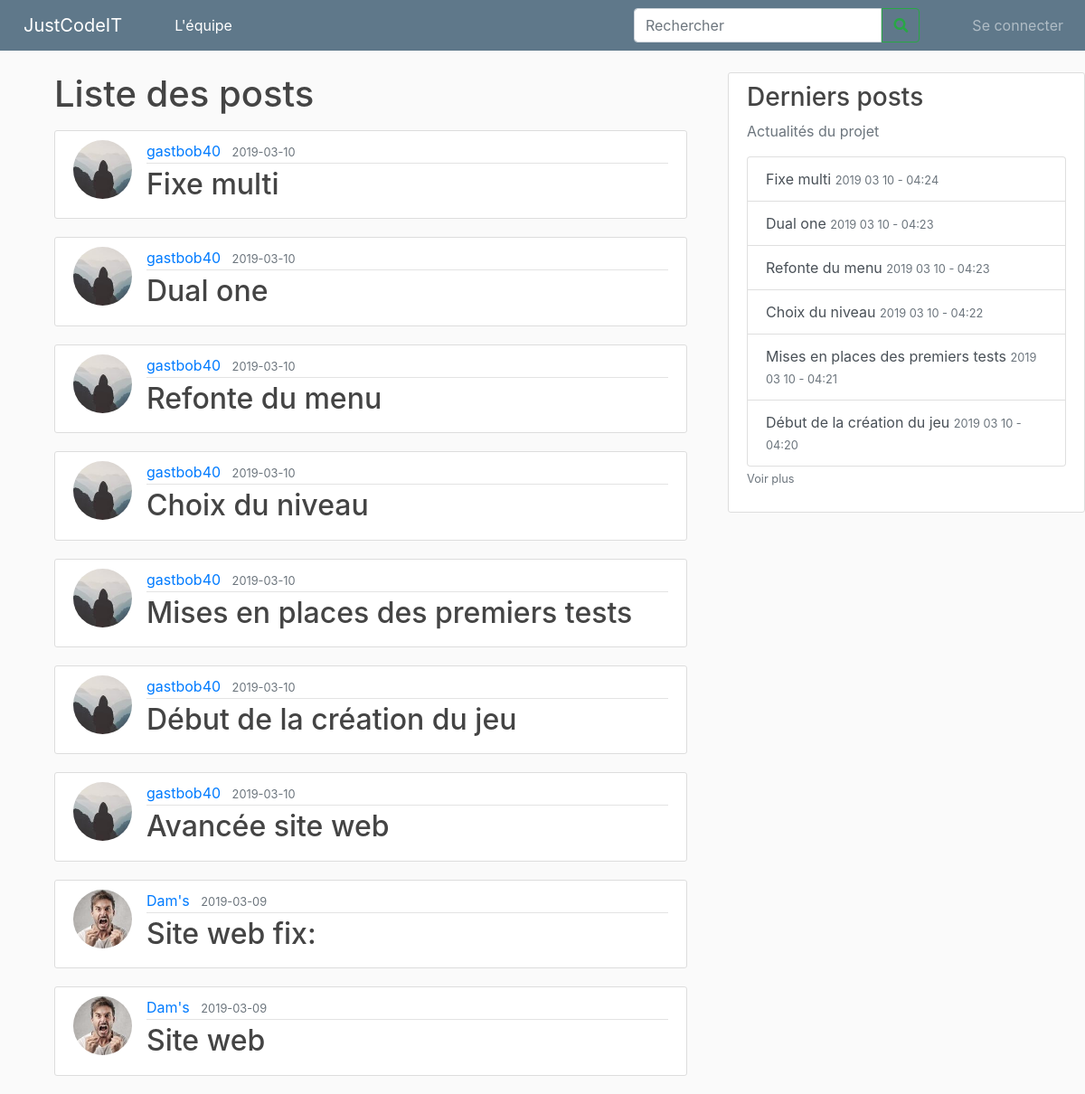
Page /posts on the earlier database version.
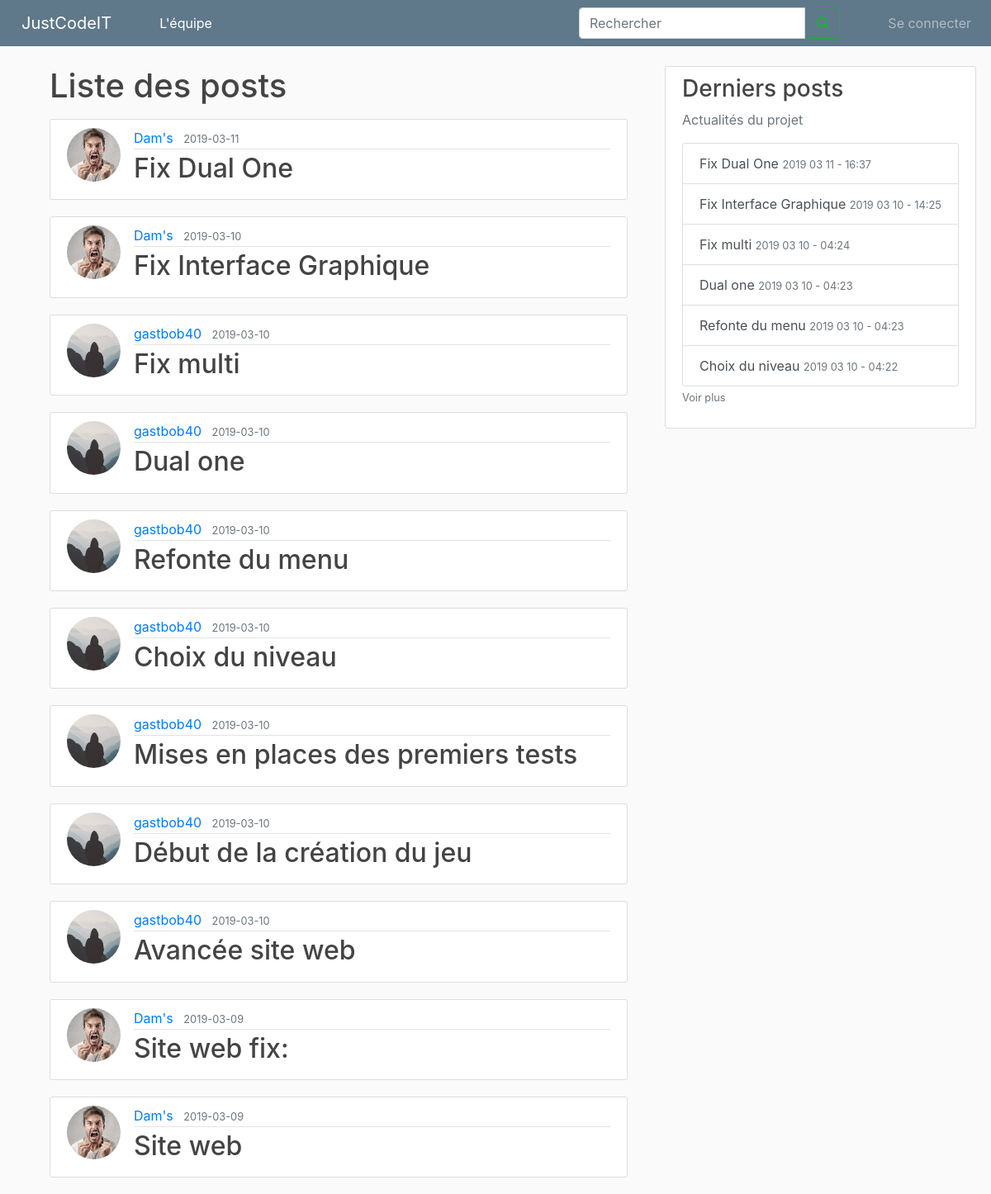
Same page on the later database version.
### site_jci/models.py (models this page shows, shortened)
class Post(db.Model):
    id = db.Column(db.Integer, primary_key=True)
    title = db.Column(db.String(100), nullable=False)
    date_posted = db.Column(db.DateTime, nullable=False, default=datetime.utcnow)
    content = db.Column(db.Text, nullable=False)
    user_id = db.Column(db.Integer, db.ForeignKey('user.id'), nullable=False)

class User(db.Model, UserMixin):
    id = db.Column(db.Integer, primary_key=True)
    username = db.Column(db.String(20), unique=True, nullable=False)
    password = db.Column(db.String(60), nullable=False)
    image_file = db.Column(db.String(20), nullable=False, default='default.jpg')
    permission = db.Column(db.String(40), nullable=False)
    posts = db.relationship('Post', backref='author', lazy=True)

### site_jci/routes.py (the view)
@app.route("/posts")
def list_posts():
    posts = db.session.query(Post).all()
    return render_template("posts.html", posts=posts)

### site_jci/routes.py (called while the page is built)
@app.context_processor
def context_processor():
    posts = db.session.query(Post).all()
    if current_user.is_authenticated:
        image_file = url_for('static', filename='profile_pics/' + current_user.image_file)
        return dict(posts=posts, image_file_user=image_file)
    return dict(posts=posts)

### site_jci/templates/posts.html
{% extends "layout.html" %}
{% block content %}
<main role="main" class="container">
    <h1 class="mb-3">Liste des posts</h1>
    {% for post in posts|sort(attribute='date_posted', reverse = True) %}
    <article class="media content-section">
        <img class="rounded-circle article-img" src="{{ url_for('static', filename='profile_pics/' + post.author.image_file) }}">
        <div class="media-body">
            <div class="article-metadata">
                <a class="mr-2" href="{{ url_for('user_posts', username=post.author.username) }}">{{
                    post.author.username }}</a>
                <small class="text-muted">{{ post.date_posted.strftime('%Y-%m-%d') }}</small>
            </div>
            <h2><a class="article-title" href="{{ url_for('post', post_id=post.id) }}">{{ post.title }}</a></h2>
        </div>
    </article>
    {% endfor %}
</main>
{% endblock content %}

### site_jci/templates/layout.html (shortened to what this page needs)
<!DOCTYPE html>
<html lang="en">
<head>
    <link rel="stylesheet" href="https://stackpath.bootstrapcdn.com/bootstrap/4.1.3/css/bootstrap.min.css"
>
    <link rel="stylesheet" type="text/css" href="{{ url_for('static', filename='main.css') }}">
    <link rel="stylesheet" href="https://cdnjs.cloudflare.com/ajax/libs/font-awesome/4.7.0/css/font-awesome.min.css">
    <link rel="stylesheet" href="https://use.fontawesome.com/releases/v5.7.2/css/all.css"
>
</head>
<body>
    <nav class="navbar navbar-expand-md navbar-dark bg-steel fixed-top">
        <a class="navbar-brand" style="margin:0 50px 0 10px" href="{{ url_for('homePage') }}">JustCodeIT</a>
        <div class="navbar-collapse collapse" id="navbarsExample04" style="">
            <ul class="navbar-nav mr-auto">
                <li class="nav-item active rm-lt">
                    <a class="nav-link" href="{{ url_for('membersPage') }}">L'équipe</a>
                </li>
            </ul>
            <form class="form-inline my-2 my-md-0">
                <div class="" style="">
                    <input class="form-control " type="search" placeholder="Rechercher" aria-label="Search4"
                        style=" border-top-right-radius:0;border-bottom-right-radius:0">
                    <button class="btn btn-outline-success rm-lt" type="" style="margin-left:
                            -4px;border-bottom-left-radius: 0%;border-top-left-radius:0 "><i
                            class="fa fa-search"></i></button>
                </div>
                <div class="navbar-nav rm-lt">
                        {% if current_user.is_authenticated %}
                        <div class="dropdown-menu" aria-labelledby="navbarDropdown">
                            <a class="dropdown-item" href="{{ url_for('account') }}">Profil</a>
                            <a class="dropdown-item"
                                href="{{ url_for('user_posts', username=current_user.username) }}">Mes
                                postes</a>
                            {% if current_user.permission == "administrator" %}
                            <div class="dropdown-divider"></div>
                            <a class="dropdown-item" href="{{ url_for('register') }}">Enregister un compte</a>
                            <a class="dropdown-item" href="{{ url_for('manageAccount') }}">Gérer les comptes</a>
                            {% endif %}
                            <div class="dropdown-divider"></div>
                            <a class="dropdown-item" href="{{ url_for('logout') }}">Se déconnecter</a>
                        </div>
                    </li>
                    {% else %}
                    <a class="nav-item nav-link" style="margin-left:50px;" href="{{ url_for('login') }}">Se
                        connecter</a>
                    {% endif %}
                </div>
            </form>
        </div>
    </nav>
    <main role="main" class="container ">
        <div class="row">
            <div class="col-md-8">
                {% block content %}{% endblock %}
            </div>
            <div class="col-md-4">
                <div class="content-section info-list">
                    <h3>Derniers posts</h3>
                    <p class='text-muted'>Actualités du projet
                        <div class="list-group">
                            {% for post in posts|sort(attribute='date_posted', reverse = True) %}
                            {% if loop.index <= 6 %} <a href="/post/{{ post.id }}"
                                class="list-group-item list-group-item-action">{{
                                post.title
                                }} <small
                                    class="text-muted">{{ post.date_posted.strftime('%Y %m %d - %H:%M') }}</small></a>
                            {% endif %}
                            {% endfor %}
                        </div>
                        <a class="text-muted" href="{{ url_for('list_posts') }}"><small>Voir plus</small></smal></a>
                    </p>
                </div>
            </div>
        </div>
    </main>
</html>

Differences in the rows shown:
no longer on one of the page's lists (row unchanged): Post: title "Mises en places des premiers tests", date_posted "2019 03 10 - 04:21"
no longer on one of the page's lists (row unchanged): Post: title "Début de la création du jeu", date_posted "2019 03 10 - 04:20"
added Post: image_file (picture), author.username "Dam's", date_posted "2019-03-11", title "Fix Dual One", date_posted "2019 03 11 - 16:37"
added Post: image_file (picture), author.username "Dam's", date_posted "2019-03-10", title "Fix Interface Graphique", date_posted "2019 03 10 - 14:25"
changed Post: title "Fixe multi" → "Fix multi"
